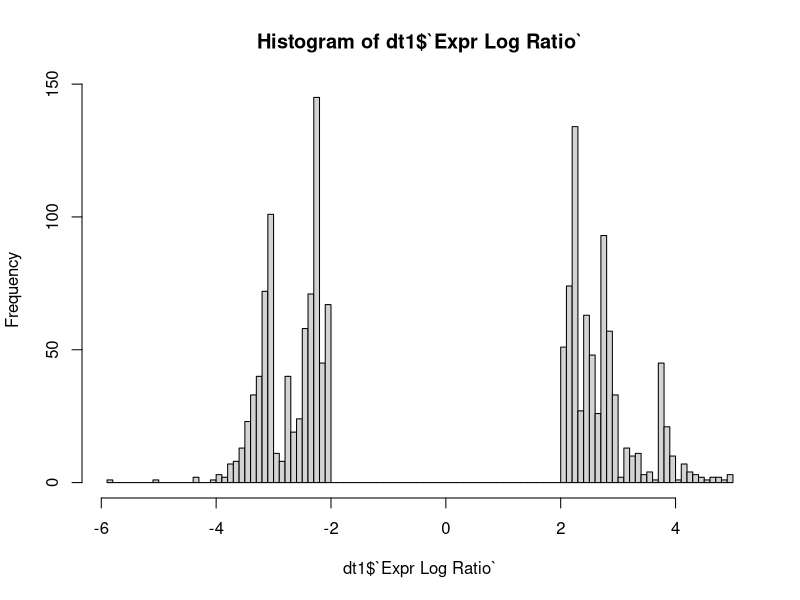

The R source for this figure: (Note: this script raises an error after producing the figure.)
# |-----------------------------------------------------------------------|
# | Project:         TRAMP MeDIP-seq Data Analysis                        |
# | Experiment:                                                           |
# | Compound Number:                                                      |
# | Script:          Analysis of DMR                                      | 
# | Scientists:      Wenji Li,  Davit Sargsyan                            |         
# | Created:         08/10/2017                                           |
# |-----------------------------------------------------------------------|
# Source: http://www.sthda.com/english/wiki/ggplot2-quick-correlation-matrix-heatmap-r-software-and-data-visualization
# Header----
require(data.table)
require(ggplot2)

setwd("MeDIP_TRAMP_Wenji")

# Read data from CSV----
# Positive vs. negative controls
dt1 <- fread("data/all_undo_aug 2017-filtered.csv")

# Remove Location and Type(s)
dt1 <- droplevels(subset(dt1,
                         select = -c(Location,
                                     `Type(s)`)))
dt1 <- unique(dt1)

# 2. Remove rows with less than 4-fold change----
dt1 <- subset(dt1, 
              `Expr Log Ratio` < -2 |
                `Expr Log Ratio` > 2)
hist(dt1$`Expr Log Ratio`, 100)

# Keep only upstream, inside and downstream locations----
table(dt1$Note)
dt1 <- droplevels(subset(dt1,
                         Note %in% c("upstream",
                                     "inside",
                                     "downstream")))
dt1$Note <- factor(dt1$Note,
                            levels = c("upstream",
                                       "inside",
                                       "downstream"),
                            labels = c("Promoter",
                                       "Body",
                                       "Downstream"))

# Concatenate gene and region IDs----
length(unique(dt1$Symbol))
length(unique(dt1$ID))

dt1$id <- paste(dt1$ID,
                dt1$Note,
                sep = "_")
length(unique(dt1$id))
summary(dt1)

# Duplicates
tmp <- dt1[id %in% dt1$id[duplicated(dt1$id)], ]

# NOTE: multiple counts for same regions; note that
setkey(dt1, id)
dt1[, n := 1:.N,
    by = id]
dt1$id <- paste(dt1$id, 
                dt1$n,
                sep = "_")
length(unique(dt1$id))

# Order by foldchange----
dt1 <- dt1[order(`Expr Log Ratio`)]

# Top X upregulated regions
top.upreg <- dt1[1:100, ]
top.upreg$reg <- "Decreased Methylation" 
# Order by id
top.upreg <- top.upreg[order(id)]

# Top X downregulated regions----
top.downreg <- dt1[(nrow(dt1) - 99):nrow(dt1)]  
top.downreg$reg <- "Increased Methylaton"
# Order by id
top.downreg <- top.downreg[order(id)]

# Merge
dt2 <- rbindlist(list(top.upreg,
                      top.downreg))
dt2$id <- factor(dt2$id,
                 levels = rev(dt2$id))
dt2$reg <- factor(dt2$reg,
                  levels = unique(dt2$reg))

# Save to CSV
write.csv(dt2,
          file = "tmp/MeDIP_Wenji_TopUp_TopDown.csv",
          row.names = FALSE)

# Heatmap of top genes
p1 <- ggplot(data = dt2) +
  facet_wrap(~ reg,
             scales = "free_y") +
  geom_tile(aes(x =  Note,
                y = id,
                fill = `Expr Log Ratio`),
            color = "black") +
  scale_fill_gradient2(low = "red", 
                       high = "green", 
                       mid = "black", 
                       midpoint = 0, 
                       limit = c(-6, 6), 
                       name="") +
  scale_x_discrete("Location",
                   expand = c(0, 0)) + 
  scale_y_discrete("Gene  and Region",
                   expand = c(0, 0)) +
  ggtitle("Log2(TRAMP/C57) of Top 100 Increased\n and Top 100 Desreased Methylation Regions")  +
  theme(axis.text.x = element_text(angle = 20,
                                   hjust = 1),
        plot.title = element_text(hjust = 0.5),
        legend.position = "top")

tiff(filename = "tmp/MeDIP_Wenji_TopUp_TopDown.tiff",
     height = 12,
     width = 10,
     units = 'in',
     res = 300,
     compression = "lzw+p")
print(p1)
graphics.off()